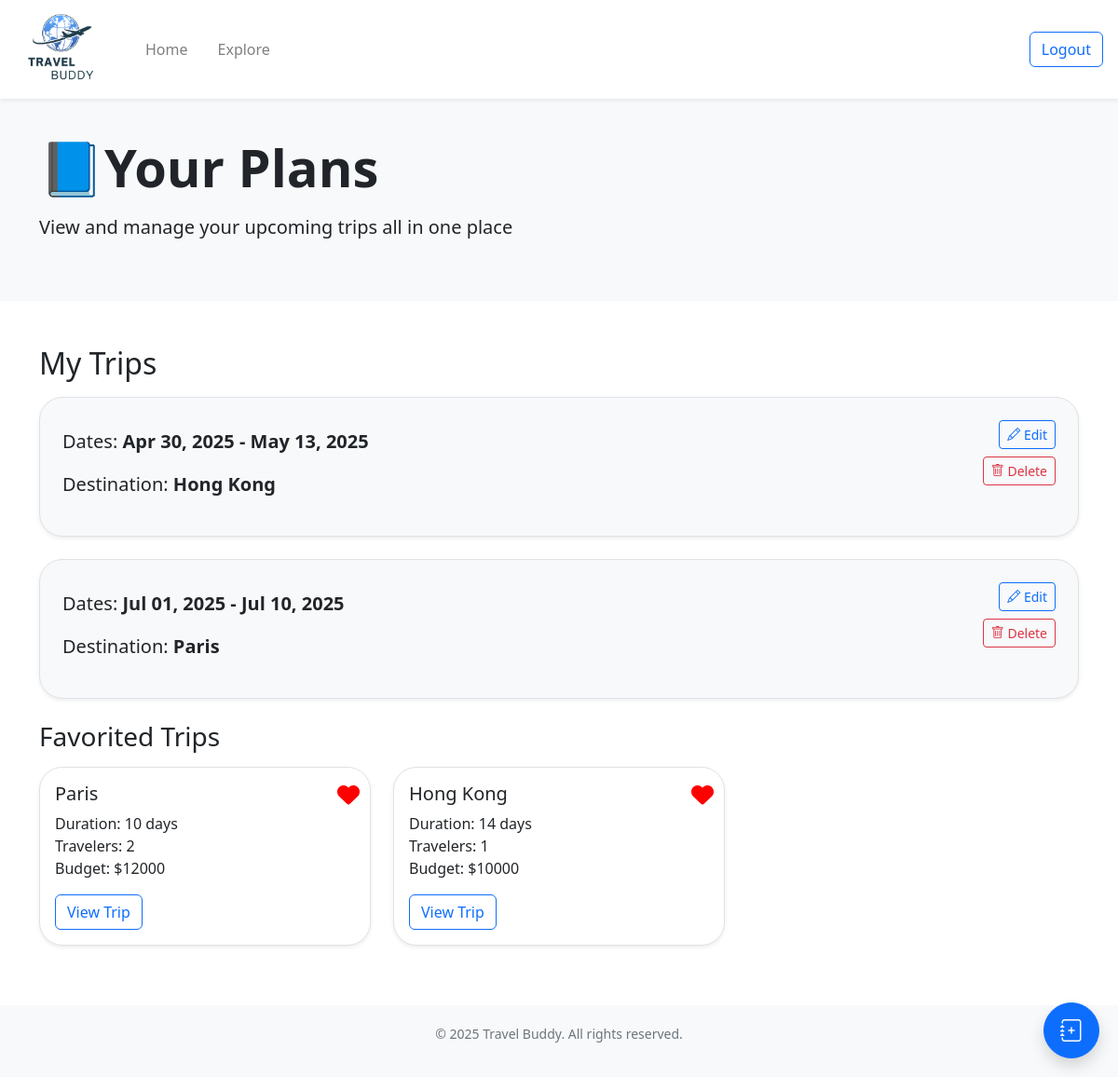
The page /home (signed in) on the database as committed earlier.
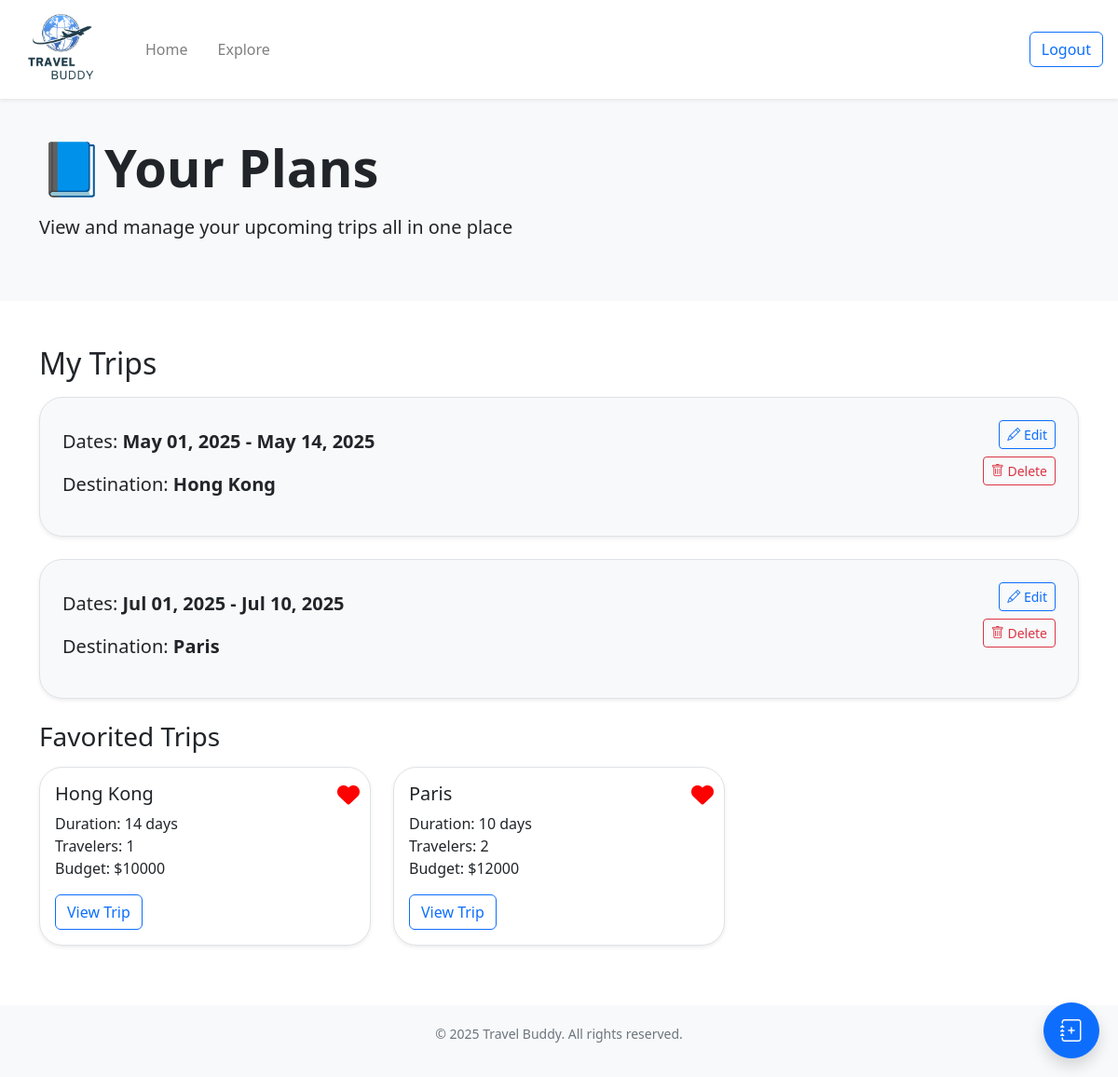
The same page on the database as committed later.
### website/models.py (models this page shows)
class Trip(db.Model):
    __tablename__ = 'trip'
    id = db.Column(db.Integer, primary_key=True)
    destination = db.Column(db.String(200), nullable=False)
    start_date = db.Column(db.Date, nullable=False)
    end_date = db.Column(db.Date, nullable=False)
    travelers = db.Column(db.Integer)
    budget = db.Column(db.Integer)
    public = db.Column(db.Boolean, default=False)  # for sharing on explore page (False = private, True = public)
    user_id = db.Column(db.Integer, db.ForeignKey('user.id'))           # each trip belongs to a user
    flights = db.relationship('Flight', backref='trip', cascade="all, delete-orphan")
    hotels = db.relationship('Hotel', backref='trip', cascade="all, delete-orphan")
    activities = db.relationship('Activity', backref='trip', cascade="all, delete-orphan")
    bookings = db.relationship('Booking', backref='trip', cascade="all, delete-orphan")

### website/views.py (the view)
@views.route('/home')
@login_required
def home():
    trips = Trip.query.filter_by(user_id=current_user.id).all()
    favorites = db.session.query(Trip).join(Favorites).filter(Favorites.user_id == current_user.id).all()
    favorites_id = {fav.trip_id for fav in Favorites.query.filter_by(user_id=current_user.id).all()}
    public_trips = Trip.query.filter_by(public=True).all()
    for trip in public_trips:
        trip.liked = trip.id in favorites_id
    return render_template("home.html", user=current_user, trips=trips, favorites=favorites)

### website/__init__.py (called while the page is built)
def create_app():
    app = Flask(__name__)
    app.config['SECRET_KEY'] = 'asdfa asdfa'
    app.config['SQLALCHEMY_DATABASE_URI'] = f'sqlite:///{DB_NAME}'
    app.config['DATABASE'] = os.path.join(app.instance_path, DB_NAME)
    db.init_app(app)
    from .views import views
    from .auth import auth
    app.register_blueprint(views, url_prefix='/')
    app.register_blueprint(auth, url_prefix='/')
    from .models import User
    with app.app_context():
        if not path.exists(DB_NAME):
            db.create_all()
            print("Database created successfully")
    login_manager = LoginManager()
    login_manager.login_view = 'auth.login'
    login_manager.init_app(app)
    @login_manager.user_loader
    def load_user(id):
        return User.query.get(int(id))
    return app

### website/templates/home.html (shortened to what the changed rows need)
<!DOCTYPE html>
<html>
  <head>
    <link rel="stylesheet" href="https://stackpath.bootstrapcdn.com/bootstrap/4.4.1/css/bootstrap.min.css" />
    <link href="https://cdn.jsdelivr.net/npm/bootstrap-icons/font/bootstrap-icons.css" rel="stylesheet" />
    <link rel="stylesheet" href="https://stackpath.bootstrapcdn.com/font-awesome/4.7.0/css/font-awesome.min.css" />
    <link href="https://cdn.jsdelivr.net/npm/bootstrap@5.3.3/dist/css/bootstrap.min.css" rel="stylesheet" />
    <link href="https://cdnjs.cloudflare.com/ajax/libs/font-awesome/6.4.0/css/all.min.css" rel="stylesheet" />
  </head>
  <body class="min-vh-100 d-flex flex-column">
    <section class="hero">
      <div class="container">
        <h1 class="display-4 font-weight-bold">📘Your Plans</h1>
      </div>
    </section>
    <section class="container my-5">
      <h2 class="mb-3">My Trips</h2>
      {% if trips %} {% for trip in trips %} {% set view_url = url_for('views.view_plan', trip_id=trip.id) %}
      <div class="plan-card mb-4 p-4 shadow-sm clickable-card" onclick="window.location.href='{{ view_url }}';" style="cursor: pointer">
        <div class="d-flex justify-content-between align-items-start">
          <div>
            <p class="fs-5">Dates: <strong>{{ trip.start_date.strftime('%b %d, %Y') }} - {{ trip.end_date.strftime('%b %d, %Y') }}</strong></p>
            <p class="fs-5">Destination: <strong>{{ trip.destination }}</strong></p>
          </div>
          <div class="ms-3 d-flex flex-column align-items-end" onclick="event.stopPropagation();">
            <a href="{{ url_for('views.edit_plan', trip_id=trip.id) }}" class="btn btn-sm btn-outline-primary mb-2"> <i class="bi bi-pencil"></i> Edit </a>
            <button type="submit" class="btn btn-sm btn-outline-danger" data-bs-toggle="modal" data-bs-target="#confirmDeleteModal-{{ trip.id }}"><i class="bi bi-trash"></i> Delete</button>
          </div>
        </div>
      </div>
      {% endfor %}
      {% endif %} {% if favorites %}
      <div class="row">
        {% for trip in favorites %}
        <div class="col-md-4 mb-3">
          <div class="card shadow-sm">
            <button class="like-btn btn btn-link p-0 position-absolute" data-trip-id="{{ trip.id }}" style="top: 10px; right: 10px; z-index: 10; font-size: 1.5rem; color: red">
              <i class="{% if trip.liked %}fas{% else %}far{% endif %} fa-heart"></i>
            </button>
            <div class="card-body">
              <h5 class="card-title">{{ trip.destination }}</h5>
              <p class="card-text">
                Duration: {{ (trip.end_date - trip.start_date).days + 1 }} day{{ 's' if (trip.end_date - trip.start_date).days + 1 != 1 else '' }}<br />
                Travelers: {{ trip.travelers }}<br />
                Budget: ${{ trip.budget }}
              </p>
              <a href="{{ url_for('views.explore_plan', trip_id=trip.id) }}" class="btn btn-outline-primary">View Trip</a>
            </div>
          </div>
        </div>
        {% endfor %}
      </div>
      {% endif %}
    </section>
  </body>
</html>

Rows that differ between the two databases and show on the page:
changed Trip "Hong Kong": start_date "Apr 30, 2025" → "May 01, 2025"; end_date "May 13, 2025" → "May 14, 2025"; moves up the list
